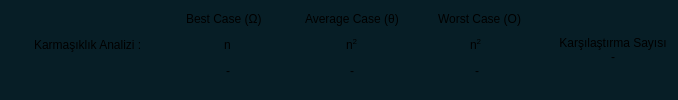
           <widget class="QFrame" name="frame_footer">
            <property name="sizePolicy">
             <sizepolicy hsizetype="Preferred" vsizetype="Fixed">
              <horstretch>0</horstretch>
              <verstretch>0</verstretch>
             </sizepolicy>
            </property>
            <property name="minimumSize">
             <size>
              <width>0</width>
              <height>80</height>
             </size>
            </property>
            <property name="styleSheet">
             <string notr="true">background-color:#071e26;

border-bottom-right-radius:8px;</string>
            </property>
            <property name="frameShape">
             <enum>QFrame::NoFrame</enum>
            </property>
            <property name="frameShadow">
             <enum>QFrame::Raised</enum>
            </property>
            <layout class="QHBoxLayout" name="horizontalLayout_4">
             <property name="spacing">
              <number>0</number>
             </property>
             <property name="leftMargin">
              <number>0</number>
             </property>
             <property name="topMargin">
              <number>0</number>
             </property>
             <property name="rightMargin">
              <number>0</number>
             </property>
             <property name="bottomMargin">
              <number>0</number>
             </property>
             <item alignment="Qt::AlignHCenter">
              <widget class="QFrame" name="frame_complexity_analysis_container">
               <property name="sizePolicy">
                <sizepolicy hsizetype="Preferred" vsizetype="Preferred">
                 <horstretch>0</horstretch>
                 <verstretch>0</verstretch>
                </sizepolicy>
               </property>
               <property name="minimumSize">
                <size>
                 <width>550</width>
                 <height>0</height>
                </size>
               </property>
               <property name="maximumSize">
                <size>
                 <width>16777215</width>
                 <height>16777215</height>
                </size>
               </property>
               <property name="frameShape">
                <enum>QFrame::NoFrame</enum>
               </property>
               <property name="frameShadow">
                <enum>QFrame::Raised</enum>
               </property>
               <layout class="QHBoxLayout" name="horizontalLayout_12">
                <property name="spacing">
                 <number>0</number>
                </property>
                <property name="leftMargin">
                 <number>11</number>
                </property>
                <property name="topMargin">
                 <number>0</number>
                </property>
                <property name="rightMargin">
                 <number>11</number>
                </property>
                <property name="bottomMargin">
                 <number>8</number>
                </property>
                <item alignment="Qt::AlignHCenter">
                 <widget class="QFrame" name="frame_complexity_analysis_title">
                  <property name="sizePolicy">
                   <sizepolicy hsizetype="Fixed" vsizetype="Fixed">
                    <horstretch>0</horstretch>
                    <verstretch>0</verstretch>
                   </sizepolicy>
                  </property>
                  <property name="minimumSize">
                   <size>
                    <width>140</width>
                    <height>33</height>
                   </size>
                  </property>
                  <property name="maximumSize">
                   <size>
                    <width>146</width>
                    <height>16777215</height>
                   </size>
                  </property>
                  <property name="frameShape">
                   <enum>QFrame::NoFrame</enum>
                  </property>
                  <property name="frameShadow">
                   <enum>QFrame::Raised</enum>
                  </property>
                  <layout class="QVBoxLayout" name="verticalLayout_16">
                   <property name="spacing">
                    <number>0</number>
                   </property>
                   <property name="leftMargin">
                    <number>0</number>
                   </property>
                   <property name="topMargin">
                    <number>0</number>
                   </property>
                   <property name="rightMargin">
                    <number>0</number>
                   </property>
                   <property name="bottomMargin">
                    <number>0</number>
                   </property>
                   <item alignment="Qt::AlignHCenter">
                    <widget class="QLabel" name="lbl_complexity_analysis_title">
                     <property name="sizePolicy">
                      <sizepolicy hsizetype="Fixed" vsizetype="Fixed">
                       <horstretch>0</horstretch>
                       <verstretch>0</verstretch>
                      </sizepolicy>
                     </property>
                     <property name="text">
                      <string>Karmaşıklık Analizi :</string>
                     </property>
                    </widget>
                   </item>
                  </layout>
                 </widget>
                </item>
                <item>
                 <widget class="QFrame" name="frame_complexity_analysis">
                  <property name="sizePolicy">
                   <sizepolicy hsizetype="Preferred" vsizetype="Preferred">
                    <horstretch>0</horstretch>
                    <verstretch>0</verstretch>
                   </sizepolicy>
                  </property>
                  <property name="minimumSize">
                   <size>
                    <width>373</width>
                    <height>60</height>
                   </size>
                  </property>
                  <property name="maximumSize">
                   <size>
                    <width>333</width>
                    <height>16777215</height>
                   </size>
                  </property>
                  <property name="frameShape">
                   <enum>QFrame::NoFrame</enum>
                  </property>
                  <property name="frameShadow">
                   <enum>QFrame::Raised</enum>
                  </property>
                  <layout class="QVBoxLayout" name="verticalLayout_17">
                   <property name="spacing">
                    <number>0</number>
                   </property>
                   <property name="leftMargin">
                    <number>0</number>
                   </property>
                   <property name="topMargin">
                    <number>0</number>
                   </property>
                   <property name="rightMargin">
                    <number>0</number>
                   </property>
                   <property name="bottomMargin">
                    <number>0</number>
                   </property>
                   <item>
                    <widget class="QFrame" name="frame_3">
                     <property name="sizePolicy">
                      <sizepolicy hsizetype="Preferred" vsizetype="Fixed">
                       <horstretch>0</horstretch>
                       <verstretch>0</verstretch>
                      </sizepolicy>
                     </property>
                     <property name="minimumSize">
                      <size>
                       <width>30</width>
                       <height>0</height>
                      </size>
                     </property>
                     <property name="maximumSize">
                      <size>
                       <width>16777215</width>
                       <height>16777215</height>
                      </size>
                     </property>
                     <property name="frameShape">
                      <enum>QFrame::NoFrame</enum>
                     </property>
                     <property name="frameShadow">
                      <enum>QFrame::Raised</enum>
                     </property>
                     <layout class="QHBoxLayout" name="horizontalLayout_13">
                      <property name="spacing">
                       <number>11</number>
                      </property>
                      <property name="leftMargin">
                       <number>0</number>
                      </property>
                      <property name="topMargin">
                       <number>0</number>
                      </property>
                      <property name="rightMargin">
                       <number>0</number>
                      </property>
                      <property name="bottomMargin">
                       <number>0</number>
                      </property>
                      <item alignment="Qt::AlignHCenter">
                       <widget class="QLabel" name="lbl_best_case_title">
                        <property name="sizePolicy">
                         <sizepolicy hsizetype="Fixed" vsizetype="Fixed">
                          <horstretch>0</horstretch>
                          <verstretch>0</verstretch>
                         </sizepolicy>
                        </property>
                        <property name="text">
                         <string>Best Case (Ω)</string>
                        </property>
                       </widget>
                      </item>
                      <item alignment="Qt::AlignHCenter">
                       <widget class="QLabel" name="lbl_average_case_title">
                        <property name="sizePolicy">
                         <sizepolicy hsizetype="Fixed" vsizetype="Fixed">
                          <horstretch>0</horstretch>
                          <verstretch>0</verstretch>
                         </sizepolicy>
                        </property>
                        <property name="text">
                         <string>Average Case (θ)</string>
                        </property>
                       </widget>
                      </item>
                      <item alignment="Qt::AlignHCenter">
                       <widget class="QLabel" name="lbl_worst_case_title">
                        <property name="sizePolicy">
                         <sizepolicy hsizetype="Fixed" vsizetype="Fixed">
                          <horstretch>0</horstretch>
                          <verstretch>0</verstretch>
                         </sizepolicy>
                        </property>
                        <property name="text">
                         <string>Worst Case (O)</string>
                        </property>
                       </widget>
                      </item>
                     </layout>
                    </widget>
                   </item>
                   <item>
                    <widget class="QFrame" name="frame_4">
                     <property name="sizePolicy">
                      <sizepolicy hsizetype="Preferred" vsizetype="Fixed">
                       <horstretch>0</horstretch>
                       <verstretch>0</verstretch>
                      </sizepolicy>
                     </property>
                     <property name="minimumSize">
                      <size>
                       <width>5</width>
                       <height>0</height>
                      </size>
                     </property>
                     <property name="maximumSize">
                      <size>
                       <width>16777215</width>
                       <height>16777215</height>
                      </size>
                     </property>
                     <property name="frameShape">
                      <enum>QFrame::NoFrame</enum>
                     </property>
                     <property name="frameShadow">
                      <enum>QFrame::Raised</enum>
                     </property>
                     <layout class="QHBoxLayout" name="horizontalLayout_14">
                      <property name="spacing">
                       <number>0</number>
                      </property>
                      <property name="leftMargin">
                       <number>0</number>
                      </property>
                      <property name="topMargin">
                       <number>0</number>
                      </property>
                      <property name="rightMargin">
                       <number>0</number>
                      </property>
                      <property name="bottomMargin">
                       <number>0</number>
                      </property>
                      <item alignment="Qt::AlignHCenter">
                       <widget class="QLabel" name="lbl_best_case_equation">
                        <property name="sizePolicy">
                         <sizepolicy hsizetype="Fixed" vsizetype="Fixed">
                          <horstretch>0</horstretch>
                          <verstretch>0</verstretch>
                         </sizepolicy>
                        </property>
                        <property name="text">
                         <string>n</string>
                        </property>
                       </widget>
                      </item>
                      <item alignment="Qt::AlignHCenter">
                       <widget class="QLabel" name="lbl_average_case_equation">
                        <property name="sizePolicy">
                         <sizepolicy hsizetype="Fixed" vsizetype="Fixed">
                          <horstretch>0</horstretch>
                          <verstretch>0</verstretch>
                         </sizepolicy>
                        </property>
                        <property name="text">
                         <string>n&lt;sup&gt;2&lt;/sup&gt;</string>
                        </property>
                       </widget>
                      </item>
                      <item alignment="Qt::AlignHCenter">
                       <widget class="QLabel" name="lbl_worst_case_equation">
                        <property name="sizePolicy">
                         <sizepolicy hsizetype="Fixed" vsizetype="Fixed">
                          <horstretch>0</horstretch>
                          <verstretch>0</verstretch>
                         </sizepolicy>
                        </property>
                        <property name="text">
                         <string>n&lt;sup&gt;2&lt;/sup&gt;</string>
                        </property>
                       </widget>
                      </item>
                     </layout>
                    </widget>
                   </item>
                   <item>
                    <widget class="QFrame" name="frame_5">
                     <property name="sizePolicy">
                      <sizepolicy hsizetype="Preferred" vsizetype="Fixed">
                       <horstretch>0</horstretch>
                       <verstretch>0</verstretch>
                      </sizepolicy>
                     </property>
                     <property name="minimumSize">
                      <size>
                       <width>0</width>
                       <height>13</height>
                      </size>
                     </property>
                     <property name="maximumSize">
                      <size>
                       <width>16777215</width>
                       <height>16777215</height>
                      </size>
                     </property>
                     <property name="frameShape">
                      <enum>QFrame::NoFrame</enum>
                     </property>
                     <property name="frameShadow">
                      <enum>QFrame::Raised</enum>
                     </property>
                     <layout class="QHBoxLayout" name="horizontalLayout_15">
                      <property name="spacing">
                       <number>0</number>
                      </property>
                      <property name="leftMargin">
                       <number>0</number>
                      </property>
                      <property name="topMargin">
                       <number>0</number>
                      </property>
                      <property name="rightMargin">
                       <number>0</number>
                      </property>
                      <property name="bottomMargin">
                       <number>0</number>
                      </property>
                      <item alignment="Qt::AlignHCenter">
                       <widget class="QLabel" name="lbl_best_case">
                        <property name="sizePolicy">
                         <sizepolicy hsizetype="Fixed" vsizetype="Fixed">
                          <horstretch>0</horstretch>
                          <verstretch>0</verstretch>
                         </sizepolicy>
                        </property>
                        <property name="text">
                         <string>-</string>
                        </property>
                       </widget>
                      </item>
                      <item alignment="Qt::AlignHCenter">
                       <widget class="QLabel" name="lbl_average_case">
                        <property name="sizePolicy">
                         <sizepolicy hsizetype="Fixed" vsizetype="Fixed">
                          <horstretch>0</horstretch>
                          <verstretch>0</verstretch>
                         </sizepolicy>
                        </property>
                        <property name="text">
                         <string>-</string>
                        </property>
                       </widget>
                      </item>
                      <item alignment="Qt::AlignHCenter">
                       <widget class="QLabel" name="lbl_worst_case">
                        <property name="sizePolicy">
                         <sizepolicy hsizetype="Fixed" vsizetype="Fixed">
                          <horstretch>0</horstretch>
                          <verstretch>0</verstretch>
                         </sizepolicy>
                        </property>
                        <property name="text">
                         <string>-</string>
                        </property>
                       </widget>
                      </item>
                     </layout>
                    </widget>
                   </item>
                  </layout>
                 </widget>
                </item>
               </layout>
              </widget>
             </item>
             <item alignment="Qt::AlignHCenter|Qt::AlignVCenter">
              <widget class="QFrame" name="frame_comparison_count_container">
               <property name="sizePolicy">
                <sizepolicy hsizetype="Preferred" vsizetype="Preferred">
                 <horstretch>0</horstretch>
                 <verstretch>0</verstretch>
                </sizepolicy>
               </property>
               <property name="minimumSize">
                <size>
                 <width>118</width>
                 <height>0</height>
                </size>
               </property>
               <property name="frameShape">
                <enum>QFrame::NoFrame</enum>
               </property>
               <property name="frameShadow">
                <enum>QFrame::Raised</enum>
               </property>
               <layout class="QVBoxLayout" name="verticalLayout_18">
                <property name="spacing">
                 <number>0</number>
                </property>
                <property name="leftMargin">
                 <number>8</number>
                </property>
                <property name="topMargin">
                 <number>0</number>
                </property>
                <property name="rightMargin">
                 <number>0</number>
                </property>
                <property name="bottomMargin">
                 <number>0</number>
                </property>
                <item alignment="Qt::AlignHCenter|Qt::AlignTop">
                 <widget class="QLabel" name="lbl_comparison_count_title">
                  <property name="sizePolicy">
                   <sizepolicy hsizetype="Fixed" vsizetype="Fixed">
                    <horstretch>0</horstretch>
                    <verstretch>0</verstretch>
                   </sizepolicy>
                  </property>
                  <property name="text">
                   <string>Karşılaştırma Sayısı</string>
                  </property>
                  <property name="alignment">
                   <set>Qt::AlignCenter</set>
                  </property>
                  <property name="wordWrap">
                   <bool>true</bool>
                  </property>
                 </widget>
                </item>
                <item alignment="Qt::AlignHCenter">
                 <widget class="QLabel" name="lbl_comparison_count">
                  <property name="sizePolicy">
                   <sizepolicy hsizetype="Fixed" vsizetype="Fixed">
                    <horstretch>0</horstretch>
                    <verstretch>0</verstretch>
                   </sizepolicy>
                  </property>
                  <property name="text">
                   <string>-</string>
                  </property>
                 </widget>
                </item>
               </layout>
              </widget>
             </item>
             <item alignment="Qt::AlignRight|Qt::AlignBottom">
              <widget class="QPushButton" name="btn_size_grip">
               <property name="sizePolicy">
                <sizepolicy hsizetype="Fixed" vsizetype="Fixed">
                 <horstretch>0</horstretch>
                 <verstretch>0</verstretch>
                </sizepolicy>
               </property>
               <property name="minimumSize">
                <size>
                 <width>20</width>
                 <height>10</height>
                </size>
               </property>
               <property name="maximumSize">
                <size>
                 <width>10</width>
                 <height>10</height>
                </size>
               </property>
               <property name="styleSheet">
                <string notr="true">min-width:10px;
min-height:10px;</string>
               </property>
               <property name="text">
                <string/>
               </property>
               <property name="iconSize">
                <size>
                 <width>0</width>
                 <height>0</height>
                </size>
               </property>
               <property name="flat">
                <bool>false</bool>
               </property>
              </widget>
             </item>
            </layout>
           </widget>
